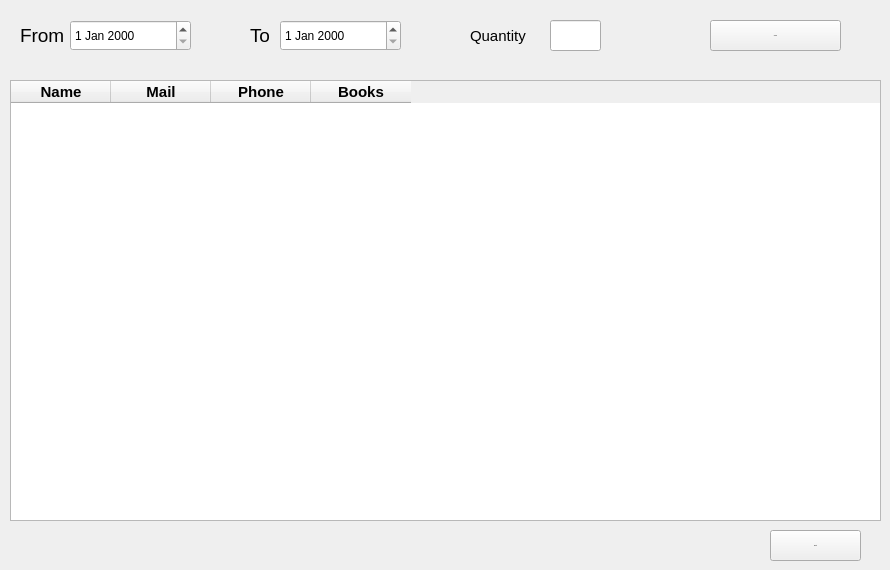
      <widget class="QWidget" name="tab_28">
       <attribute name="title">
        <string>Client Reports  </string>
       </attribute>
       <widget class="QTableWidget" name="tableWidget_11">
        <property name="geometry">
         <rect>
          <x>10</x>
          <y>80</y>
          <width>871</width>
          <height>441</height>
         </rect>
        </property>
        <property name="font">
         <font>
          <family>Segoe UI</family>
          <pointsize>12</pointsize>
          <weight>75</weight>
          <bold>true</bold>
         </font>
        </property>
        <column>
         <property name="text">
          <string>Name</string>
         </property>
         <property name="font">
          <font>
           <pointsize>11</pointsize>
          </font>
         </property>
        </column>
        <column>
         <property name="text">
          <string>Mail</string>
         </property>
         <property name="font">
          <font>
           <pointsize>11</pointsize>
          </font>
         </property>
        </column>
        <column>
         <property name="text">
          <string>Phone</string>
         </property>
         <property name="font">
          <font>
           <pointsize>11</pointsize>
          </font>
         </property>
        </column>
        <column>
         <property name="text">
          <string>Books</string>
         </property>
         <property name="font">
          <font>
           <pointsize>11</pointsize>
          </font>
         </property>
        </column>
       </widget>
       <widget class="QLabel" name="label_31">
        <property name="geometry">
         <rect>
          <x>250</x>
          <y>20</y>
          <width>31</width>
          <height>31</height>
         </rect>
        </property>
        <property name="font">
         <font>
          <family>Segoe UI</family>
          <pointsize>14</pointsize>
          <strikeout>false</strikeout>
         </font>
        </property>
        <property name="text">
         <string>To</string>
        </property>
       </widget>
       <widget class="QDateEdit" name="dateEdit_5">
        <property name="geometry">
         <rect>
          <x>280</x>
          <y>20</y>
          <width>121</width>
          <height>31</height>
         </rect>
        </property>
       </widget>
       <widget class="QLineEdit" name="lineEdit_21">
        <property name="geometry">
         <rect>
          <x>550</x>
          <y>20</y>
          <width>51</width>
          <height>31</height>
         </rect>
        </property>
        <property name="font">
         <font>
          <family>Segoe UI</family>
          <pointsize>12</pointsize>
         </font>
        </property>
        <property name="placeholderText">
         <string/>
        </property>
       </widget>
       <widget class="QLabel" name="label_8">
        <property name="geometry">
         <rect>
          <x>470</x>
          <y>20</y>
          <width>71</width>
          <height>31</height>
         </rect>
        </property>
        <property name="font">
         <font>
          <pointsize>11</pointsize>
         </font>
        </property>
        <property name="text">
         <string>Quantity</string>
        </property>
       </widget>
       <widget class="QLabel" name="label_17">
        <property name="geometry">
         <rect>
          <x>20</x>
          <y>20</y>
          <width>51</width>
          <height>31</height>
         </rect>
        </property>
        <property name="font">
         <font>
          <family>Segoe UI</family>
          <pointsize>14</pointsize>
          <strikeout>false</strikeout>
         </font>
        </property>
        <property name="text">
         <string>From</string>
        </property>
       </widget>
       <widget class="QDateEdit" name="dateEdit_6">
        <property name="geometry">
         <rect>
          <x>70</x>
          <y>20</y>
          <width>121</width>
          <height>31</height>
         </rect>
        </property>
       </widget>
       <widget class="QPushButton" name="pushButton_41">
        <property name="geometry">
         <rect>
          <x>710</x>
          <y>20</y>
          <width>131</width>
          <height>31</height>
         </rect>
        </property>
        <property name="font">
         <font>
          <family>Segoe UI</family>
          <pointsize>-1</pointsize>
          <weight>50</weight>
          <bold>false</bold>
         </font>
        </property>
        <property name="text">
         <string>Search</string>
        </property>
       </widget>
       <widget class="QPushButton" name="pushButton_51">
        <property name="geometry">
         <rect>
          <x>770</x>
          <y>530</y>
          <width>91</width>
          <height>31</height>
         </rect>
        </property>
        <property name="font">
         <font>
          <family>Segoe UI</family>
          <pointsize>-1</pointsize>
          <weight>50</weight>
          <bold>false</bold>
         </font>
        </property>
        <property name="text">
         <string>Export</string>
        </property>
       </widget>
      </widget>
